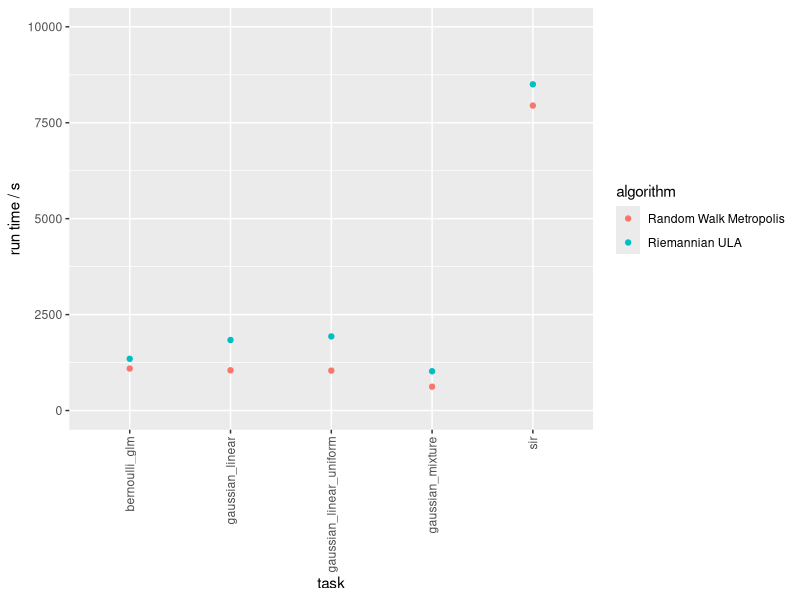
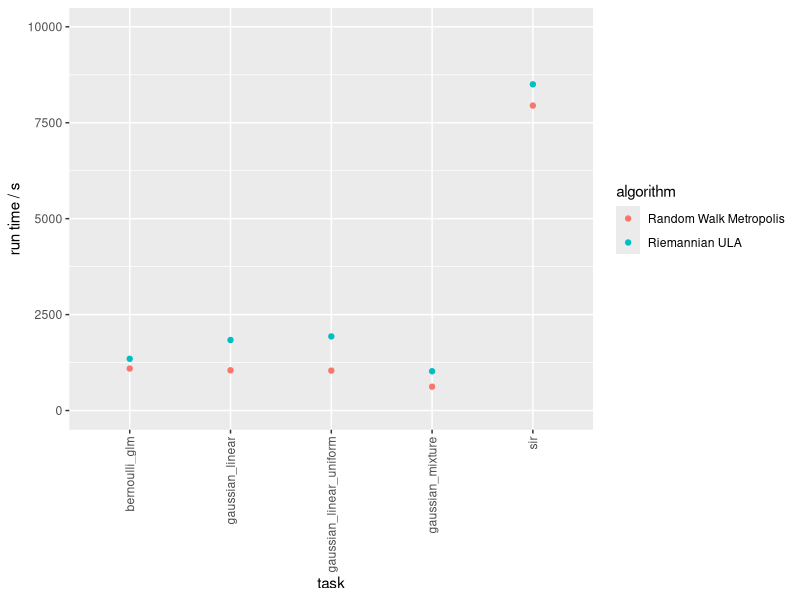

The R source for these figures, in order:
## ---- chunk 1
knitr::opts_chunk$set(echo = TRUE)
## ---- chunk 2
library(tidyverse)

bsl_df = read_csv("results/bsl.csv")
bsl_df$algorithm = "Random Walk Metropolis"

rula_df = read_csv("results/rula.csv")
rula_df$algorithm = "Riemannian ULA"

df = bind_rows(bsl_df, rula_df)

ggplot(df, aes(y = run_time, x = task, col = algorithm)) +
  geom_point() +
  theme(axis.text.x = element_text(angle = 90, vjust = 0.5, hjust=1)) +
  labs(y = "run time / s") +
  lims(y = c(0, 10000))
## ---- chunk 3
ggsave("plots/run_times.png")
